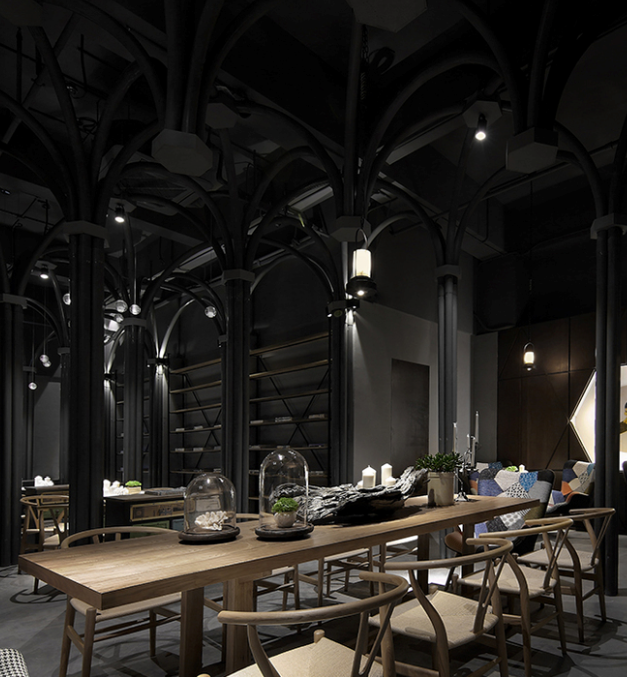
#> input picture 과제/디지털영상처리 1차 과제 공고/최영환/dark1.PNG, 627 x 677 px, found by its file name
$ python '최영환.py'
#> lines starting #> are read from the running program, lines starting #| are printed output that depends on the picture
# 사용된 라이브러리
import cv2 as cv
import numpy as np

# 변수 선언
Path = '../'
Name = 'dark1.png'


# 트랙바의 콜백함수
def onChange(x):
    pass


# 영상 로드
FullName = Path + Name             # 원본 파일의 전체 경로
img = cv.imread(FullName)          # 원본 파일 로드
#> img is the input picture: shape (677, 627, 3); mean B, G, R 32.2, 36, 39
assert img is not None, 'Failed to load image file!'    # 입력영상 로드 실패. NULL 반환

imgC = img.copy()               # 원본영상
out = img.copy()                # 변환영상
dst = cv.hconcat([imgC, out])   # 출력영상
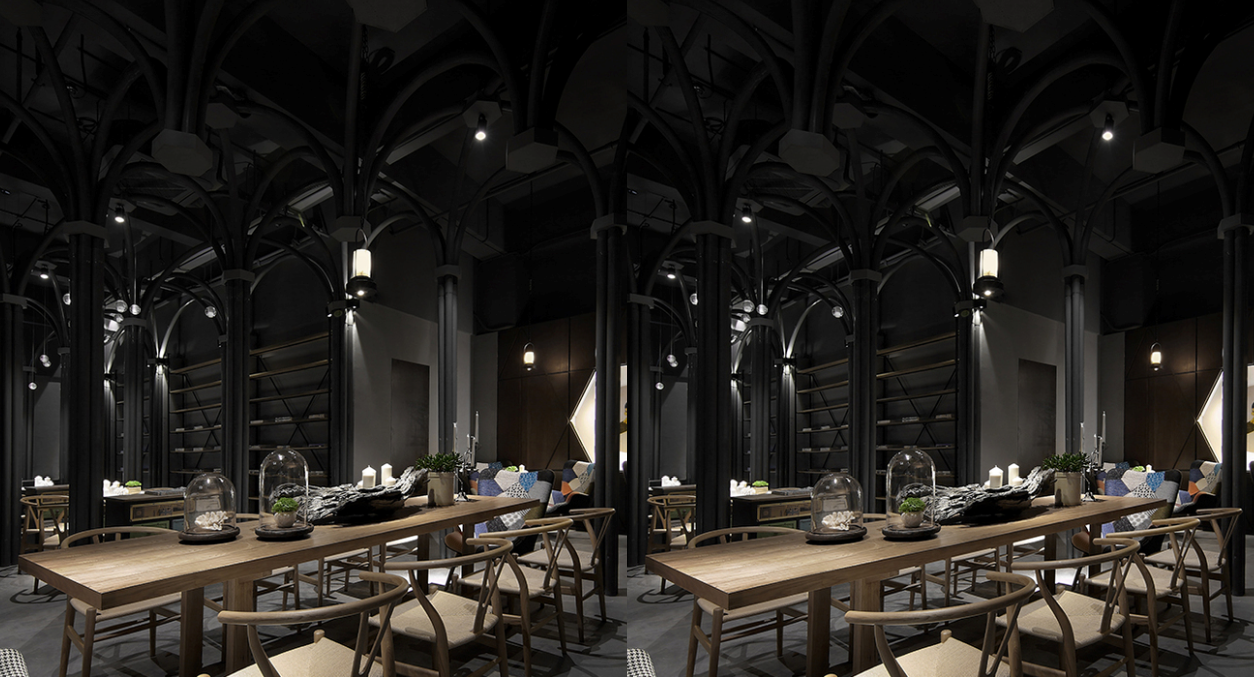
#> dst: shape (677, 1254, 3); mean B, G, R 32.2, 36, 39

# 윈도우 생성
cv.namedWindow('image')

# 트랙바 생성
cv.createTrackbar('scale', 'image', 0, 30, onChange)
#> slider 'scale' is set to 10

# 영상 출력 및 밝기 제어
while True:
    cv.imshow('image', dst)     # 출력 영상
    outC = out.copy()           # 변환 영상 복사

    # 트랙바 위치 획득
    scale = cv.getTrackbarPos("scale", "image")

    # 영상의 밝기 변환
    s = 1 + (scale * 0.1)       # 원영상에 곱해질 곱셈 배수
    outC = (np.clip(255*(outC/255 * s), 0, 255)).astype('uint8')
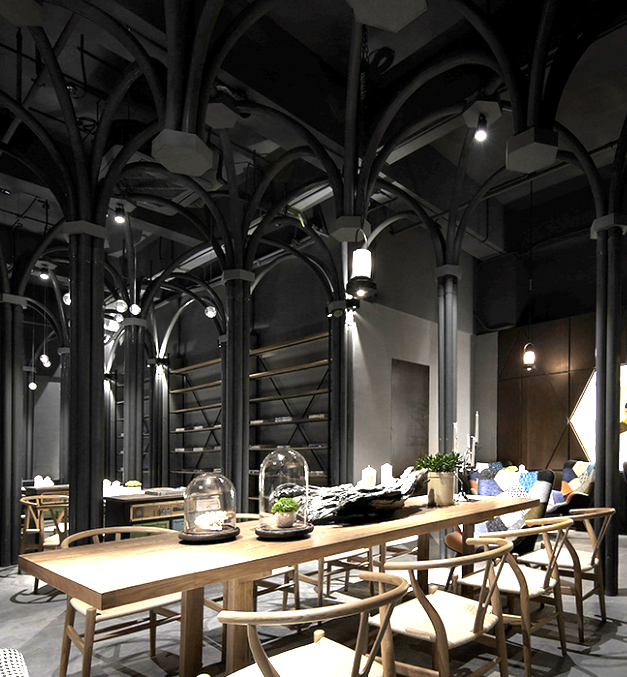
#> outC: shape (677, 627, 3); mean B, G, R 61, 66.7, 70.8

    # 키 입력 대기
    key = cv.waitKey(1)
#> (key Esc is pressed here)
    # s 입력 시 지정된 형식의 이름으로 영상 저장
    if key == ord('s'):
        saveName = f'tmp{int(scale):02d}_{Name}'  # 저장 파일의 이름
        savePath = './' + saveName                # 저장 파일의 전체 경로
        cv.imwrite(savePath, outC)                # 파일 저장
        print(f"File name is {saveName}")
        print(f'Image successfully wrote to {savePath}')
    # esc 입력 시 프로그램 종료
    elif key == 27:
        print('Terminating program...')
        cv.destroyAllWindows()
        exit(0)
#> (the program exits here)
